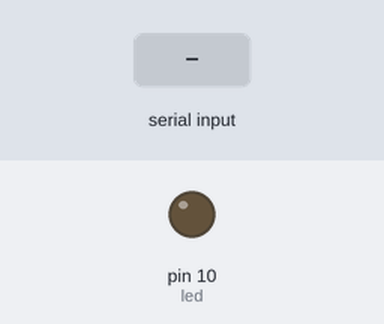
A sketch run on a simulated Arduino Uno, built with avr-gcc and run on an emulated ATmega328P. Shown: output pins drawn as LEDs (lit = HIGH). The test bench sets the inputs (shaded band).

Above: at 1.2 s.
1.3 s: "c90\n" received over Serial
At 2.2 s:
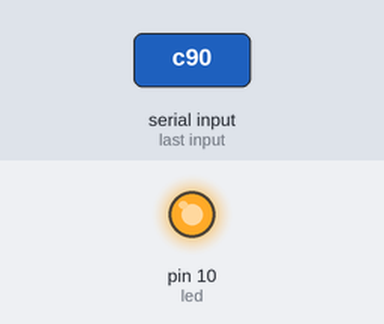
2.8 s: "d90\n" received over Serial
At 3.3 s:
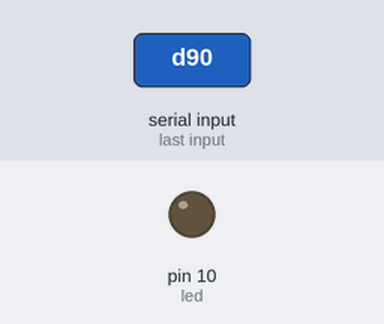
4.3 s: "c,45\n" received over Serial
At 5.7 s:
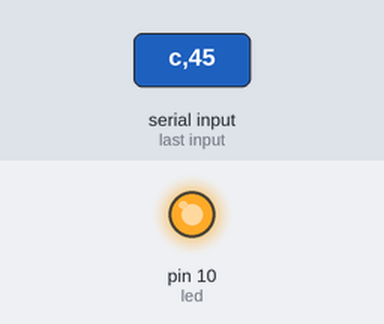
Timing chart, 0 to 7.3 s (numbered marks = the images above; inputs shaded):
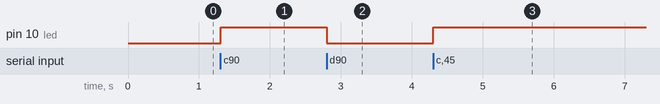

Measured:
- after the input at 1.3 s, pin 10 (led): LOW → HIGH at once
- after the input at 2.8 s, pin 10 (led): HIGH → LOW at once
- after the input at 4.3 s, pin 10 (led): LOW → HIGH at once

The sketch:

sendSerialtoArduino2.ino
```cpp
//Turn off or on an led on the arduino with serial
// c = on
// d = off

int led = 10;
int state;

// the setup function runs once when you press reset or power the board
void setup() {
  // initialize digital pin 13 as an output.
  pinMode(led, OUTPUT);
  Serial.begin(9600);
}

// the loop function runs over and over again forever
void loop()
{
  while (Serial.available() > 0 )
  {
     if (Serial.peek() == 'c') {
    Serial.read();
    state = Serial.parseInt();
    digitalWrite(led,HIGH);
    }

    if (Serial.peek() == 'd') {
    Serial.read();
    state = Serial.parseInt();
    digitalWrite(led,LOW);
    }

    Serial.read();
    }
}
```
